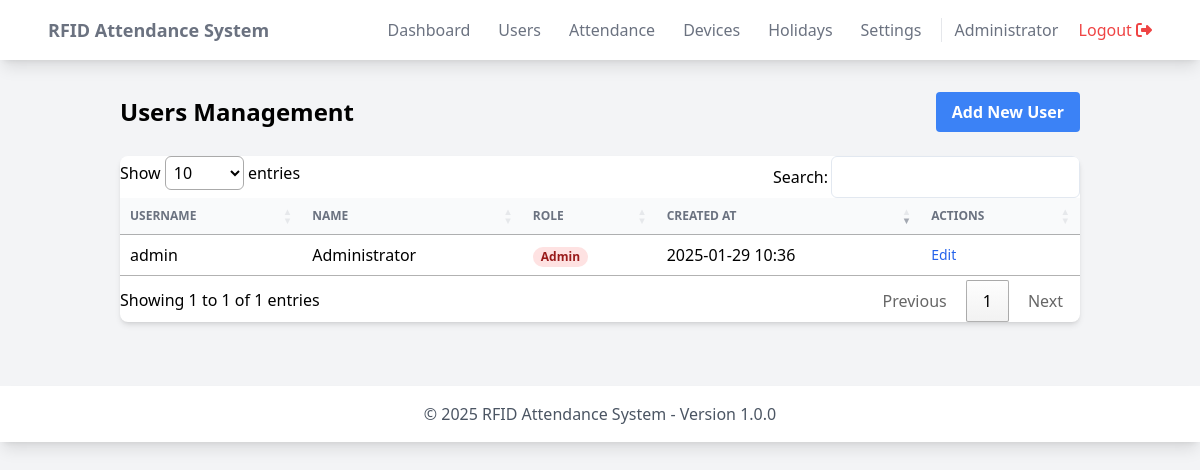
Screenshot of /admin/users/index.php (signed in) with the database file from the repository.
### tables this page shows
CREATE TABLE users (
    id INT PRIMARY KEY AUTO_INCREMENT,
    username VARCHAR(50) UNIQUE NOT NULL,
    password VARCHAR(255) NOT NULL,
    name VARCHAR(100) NOT NULL,
    role ENUM('admin', 'user') DEFAULT 'user',
    created_at TIMESTAMP DEFAULT CURRENT_TIMESTAMP
);

### includes/functions.php (called while the page is built, shortened)
<?php
require_once dirname(__DIR__) . '/config/database.php';
function getDatabase() {
    static $db = null;
    if ($db === null) {
        $db = new Database();
    }
    return $db;
}

### config/database.php (called while the page is built, shortened)
<?php
class Database {
    private $host;
    private $db_name;
    private $username;
    private $password;
    private $conn = null;
    public function __construct() {
        $this->host = DB_HOST;
        $this->db_name = DB_NAME;
        $this->username = DB_USER;
        $this->password = DB_PASS;
    }
    public function connect() {
        try {
            if ($this->conn === null) {
                $this->conn = new PDO(
                    "mysql:host=" . $this->host . ";dbname=" . $this->db_name,
                    $this->username,
                    $this->password,
                    [
                        PDO::ATTR_ERRMODE => PDO::ERRMODE_EXCEPTION,
                        PDO::ATTR_DEFAULT_FETCH_MODE => PDO::FETCH_ASSOC,
                        PDO::MYSQL_ATTR_INIT_COMMAND => "SET NAMES utf8"
                    ]
                );
            }
            return $this->conn;
        } catch(PDOException $e) {
            error_log("Database Connection Error: " . $e->getMessage());
            return null;
        }
    }
    public function query($sql, $params = []) {
        try {
            $stmt = $this->connect()->prepare($sql);
            $stmt->execute($params);
            return $stmt;
        } catch(PDOException $e) {
            error_log("Query Error: " . $e->getMessage());
            return false;
        }
    }
    public function all($sql, $params = []) {
        $stmt = $this->query($sql, $params);
        return $stmt ? $stmt->fetchAll() : [];
    }
}

### admin/users/index.php (the view, shortened to what this page needs)
<?php
require_once dirname(__DIR__, 2) . '/includes/functions.php';
require_once dirname(__DIR__, 2) . '/includes/header.php';
$db = getDatabase();
$users = $db->all("SELECT * FROM users ORDER BY created_at DESC");
?>
<div class="container mx-auto px-4">
    <div class="flex justify-between items-center mb-6">
        <h2 class="text-2xl font-bold">Users Management</h2>
        <a href="add.php" class="bg-blue-500 hover:bg-blue-700 text-white font-bold py-2 px-4 rounded">
            Add New User
        </a>
    </div>
    <div class="bg-white shadow-md rounded-lg overflow-hidden">
        <table id="usersTable" class="w-full">
            <thead class="bg-gray-50">
                <tr>
                    <th class="px-6 py-3 text-left text-xs font-medium text-gray-500 uppercase">Username</th>
                    <th class="px-6 py-3 text-left text-xs font-medium text-gray-500 uppercase">Name</th>
                    <th class="px-6 py-3 text-left text-xs font-medium text-gray-500 uppercase">Role</th>
                    <th class="px-6 py-3 text-left text-xs font-medium text-gray-500 uppercase">Created At</th>
                    <th class="px-6 py-3 text-left text-xs font-medium text-gray-500 uppercase">Actions</th>
                </tr>
            </thead>
            <tbody class="bg-white divide-y divide-gray-200">
                <?php foreach ($users as $user): ?>
                <tr>
                    <td class="px-6 py-4 whitespace-nowrap"><?= htmlspecialchars($user['username']) ?></td>
                    <td class="px-6 py-4 whitespace-nowrap"><?= htmlspecialchars($user['name']) ?></td>
                    <td class="px-6 py-4 whitespace-nowrap">
                        <span class="px-2 inline-flex text-xs leading-5 font-semibold rounded-full
                            <?= $user['role'] === 'admin' ? 'bg-red-100 text-red-800' : 'bg-green-100 text-green-800' ?>">
                            <?= ucfirst($user['role']) ?>
                        </span>
                    </td>
                    <td class="px-6 py-4 whitespace-nowrap">
                        <?= date('Y-m-d H:i', strtotime($user['created_at'])) ?>
                    </td>
                    <td class="px-6 py-4 whitespace-nowrap text-sm font-medium space-x-2">
                        <a href="edit.php?id=<?= $user['id'] ?>" class="text-blue-600 hover:text-blue-900">Edit</a>
                    </td>
                </tr>
                <?php endforeach; ?>
            </tbody>
        </table>
    </div>
</div>
<?php require_once dirname(__DIR__, 2) . '/includes/footer.php'; ?>

### rows the page displays
users: username "admin", name "Administrator", role "Admin", created_at "2025-01-29 10:36"

### other values shown
SITE_NAME "RFID Attendance System"
$_SESSION['name'] "Administrator"
SITE_VERSION "1.0.0"
